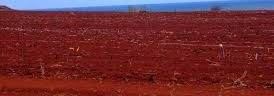
#> input picture crop_soil_img.jpg, 274 x 96 px, given as the content of the folder /content/drive/My Drive/IIITNR_PROJECT/dataset, which was not available
$ jupyter execute --allow-errors 'Copy of noiseReduction.ipynb'   (older library calls are emulated)
#> lines starting #> are read from the running program, lines starting #| are printed output that depends on the picture; after the words box and inside, x2 and y2 are one past the last pixel; in counts of white or black regions, pixels touching at a corner belong together; pictures that were not available may be replaced by others from this repository, and a replacement may not be noted
[cell 1]
import os
import skimage
from skimage import io, color ,feature

import numpy as np
import cv2
import re
from skimage.feature import graycomatrix, graycoprops

import pandas as pd

[cell 2]
from google.colab import drive
drive.mount("/content/drive")

[cell 3]
# -------------------- Utility function ------------------------
def normalize_label(str_):
    str_ = str_.replace(" ", "")
    str_ = str_.translate(str_.maketrans("","", "()"))
    str_ = str_.split("_")
    return ''.join(str_[:2])

def normalize_desc(folder, sub_folder):
    text = folder + " - " + sub_folder
    text = re.sub(r'\d+', '', text)
    text = text.replace(".", "")
    text = text.strip()
    return text

def print_progress(val, val_len, folder, sub_folder, filename, bar_size=10):
    progr = "#"*round((val)*bar_size/val_len) + " "*round((val_len - (val))*bar_size/val_len)
    if val == 0:
        print("", end = "\n")
    else:
        print("[%s] folder : %s/%s/ ----> file : %s" % (progr, folder, sub_folder, filename), end="\r")

[cell 4]
dataset_dir = "/content/drive/My Drive/IIITNR_PROJECT/dataset"
os.listdir(dataset_dir)

[cell 5]
import os
import cv2
import numpy as np
from skimage.metrics import peak_signal_noise_ratio, structural_similarity

# Initialize lists to store images, labels, and descriptions
imgs = []
labels = []
descs = []

# Function to normalize descriptions (assuming this function is defined elsewhere)
def normalize_desc(folder, sub_folder):
    # Your normalization logic here
    return f"{folder}_{sub_folder}"

# Function to print progress (assuming this function is defined elsewhere)
def print_progress(i, len_sub_folder, folder, sub_folder, filename):
    # Your progress printing logic here
    print(f"Processing {i+1}/{len_sub_folder+1}: {folder}/{sub_folder}/{filename}")

# Function to apply denoising techniques
def apply_denoising_technique(image, technique, params):
    if technique == 'nlm':
        return cv2.fastNlMeansDenoising(image, None, *params)
    elif technique == 'gaussian':
        return cv2.GaussianBlur(image, (params[0], params[0]), params[1])
    elif technique == 'median':
        return cv2.medianBlur(image, params[0])
    elif technique == 'bilateral':
        return cv2.bilateralFilter(image, params[0], params[1], params[2])

# Define the parameter ranges for each technique
parameter_ranges = {
    'nlm': [
        (5, 3, 15), (10, 3, 20), (15, 5, 25),
        (20, 7, 30), (25, 10, 35), (30, 15, 40)
    ],
    'gaussian': [
        (3, 1), (5, 1.5), (7, 2),
        (9, 2.5), (11, 3), (13, 3.5)
    ],
    'median': [
        (3,), (5,), (7,),
        (9,), (11,), (13,)
    ],
    'bilateral': [
        (5, 25, 25), (7, 50, 50), (9, 75, 75),
        (11, 100, 100), (13, 125, 125), (15, 150, 150)
    ]
}


# Initialize a dictionary to store results
results = {tech: {params: {'psnr': [], 'ssim': []} for params in param_list} for tech, param_list in parameter_ranges.items()}

# Iterate through the directory structure
for folder in os.listdir(dataset_dir):
    for sub_folder in os.listdir(os.path.join(dataset_dir, folder)):
        sub_folder_files = os.listdir(os.path.join(dataset_dir, folder, sub_folder))
        len_sub_folder = len(sub_folder_files) - 1

        # Process each image file
        for i, filename in enumerate(sub_folder_files):
            img = cv2.imread(os.path.join(dataset_dir, folder, sub_folder, filename))
#> img is the input picture: shape (96, 274, 3); mean B, G, R 49.4, 44.4, 111.1
            gray = cv2.cvtColor(img, cv2.COLOR_BGR2GRAY)
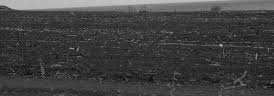
#> gray: shape (96, 274); min 12, max 204, mean 65

            # First thresholding
            _, binary1 = cv2.threshold(gray, 127, 255, cv2.THRESH_BINARY_INV)
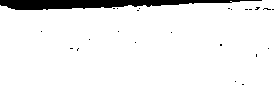
#> binary1: shape (96, 274); 93.8% white; 24 black regions (23 under 20 px)

            # Find contours
            contours, _ = cv2.findContours(binary1, cv2.RETR_EXTERNAL, cv2.CHAIN_APPROX_SIMPLE)
#> contours = 1 contour; box (x1, y1, x2, y2) and area: (0, 0, 274, 96) 24362

            # Get the largest contour (assuming it is the soil region)
            largest_contour = max(contours, key=cv2.contourArea)
#> largest_contour = contour of 71 points, box (x1, y1, x2, y2) (0, 0, 274, 96), area 24362

            # Get the bounding box of the largest contour
            x, y, w, h = cv2.boundingRect(largest_contour)
#> x = 0; y = 0; w = 274; h = 96

            # Crop the image using the bounding box
            cropped_image = gray[y:y+h, x:x+w]

            # Resize the cropped image
            resized = cv2.resize(cropped_image, (0, 0), fx=0.5, fy=0.5)
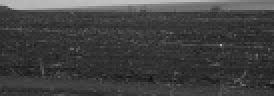
#> resized: shape (48, 137) (shown 2 times larger); min 15, max 195, mean 65.1

            # Ensure the resized image is suitable for SSIM calculation
            if min(resized.shape) < 7:
                continue

            # Evaluate each denoising technique with its parameters on the resized cropped image
            for technique, param_list in parameter_ranges.items():
                for params in param_list:
                    denoised = apply_denoising_technique(resized, technique, params)

                    # Calculate PSNR
                    psnr = peak_signal_noise_ratio(resized, denoised)

                    # Calculate SSIM with explicit win_size parameter
                    win_size = min(resized.shape) if min(resized.shape) % 2 != 0 else min(resized.shape) - 1
                    win_size = max(win_size, 1)
                    ssim = structural_similarity(resized, denoised, win_size=win_size)

                    # Store the PSNR and SSIM values
                    results[technique][params]['psnr'].append(psnr)
                    results[technique][params]['ssim'].append(ssim)

            imgs.append(denoised)
            labels.append(sub_folder)
            descs.append(normalize_desc(folder, sub_folder))

            # Print progress
            print_progress(i, len_sub_folder, folder, sub_folder, filename)

# Calculate the average PSNR and SSIM for each technique and parameter set
average_results = {}
for technique, param_dict in results.items():
    average_results[technique] = {}
    for params, metrics in param_dict.items():
        avg_psnr = np.mean(metrics['psnr'])
        avg_ssim = np.mean(metrics['ssim'])
        average_results[technique][params] = {'avg_psnr': avg_psnr, 'avg_ssim': avg_ssim}

# Print the table of average PSNR and SSIM values
print("Technique\tParameters\t\tAverage PSNR\tAverage SSIM")
for technique, param_dict in average_results.items():
    for params, metrics in param_dict.items():
        print(f"{technique}\t{params}\t{metrics['avg_psnr']:.4f}\t{metrics['avg_ssim']:.4f}")

# Find the best technique and parameters based on average PSNR and SSIM
best_technique = None
best_params = None
best_avg_psnr = -np.inf
best_avg_ssim = -np.inf

for technique, param_dict in average_results.items():
    for params, metrics in param_dict.items():
        if metrics['avg_psnr'] > best_avg_psnr and metrics['avg_ssim'] > best_avg_ssim:
            best_technique = technique
            best_params = params
            best_avg_psnr = metrics['avg_psnr']
            best_avg_ssim = metrics['avg_ssim']

# Output the best technique and parameters
print(f"\nBest Denoising Method: {best_technique}")
print(f"Best Parameters: {best_params}")
print

[cell 6]
len(imgs)
#> Out = 1

[cell 7]
import matplotlib.pyplot as plt

# Function to display images
def display_images(imgs, labels, num_images=10):
#> called with num_images = 10
    plt.figure(figsize=(10, 10))
    for i in range(min(num_images, len(imgs))):
        plt.subplot(1, num_images, i + 1)
        plt.imshow(imgs[i], cmap='gray')
        plt.title(labels[i])
        plt.axis('off')
#> this loop made 1 pass
    plt.show()
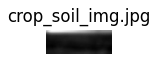
#> figure drawn by matplotlib, 1 panel

# Call the function to display images
display_images(imgs, labels)

[cell 8]
# ----------------- calculate greycomatrix() & greycoprops() for angle 0, 45, 90, 135 ----------------------------------
def calc_glcm_all_agls(img, label, props, dists=[5], agls=[0, np.pi/4, np.pi/2, 3*np.pi/4], lvl=256, sym=True, norm=True):

    glcm = graycomatrix(img,
                        distances=dists,
                        angles=agls,
                        levels=lvl,
                        symmetric=sym,
                        normed=norm)
    feature = []
    glcm_props = [propery for name in props for propery in graycoprops(glcm, name)[0]]
    for item in glcm_props:
            feature.append(item)
    feature.append(label)

    return feature

[cell 9]
# ----------------- call calc_glcm_all_agls() for all properties ----------------------------------
properties = ['dissimilarity', 'correlation', 'homogeneity', 'contrast', 'ASM', 'energy']

glcm_all_agls = []
for img, label in zip(imgs, labels):
    glcm_all_agls.append(
            calc_glcm_all_agls(img,
                                label,
                                props=properties)
                            )
#> this loop made 1 pass
#> after the loop, glcm_all_agls = 1 item

columns = []
angles = ['0', '45', '90','135']
for name in properties :
    for ang in angles:
        columns.append(name + "_" + ang)

columns.append("label")

[cell 10]
# Create the pandas DataFrame for GLCM features data
glcm_df = pd.DataFrame(glcm_all_agls,
                      columns = columns)
#> glcm_df = table of 1 rows and 25 columns

[cell 11]
#knowing dataset
type(glcm_df)
len(glcm_df)
glcm_df.shape
#> Out = (1, 25)

#> (a cell that did not finish here is left out)

[cell 13]
glcm_df['label'].unique()

[cell 14]
glcm_df.head(20)
#> Out = table of 1 rows and 25 columns

[cell 15]
import matplotlib.pyplot as plt
#important libraries and import
from sklearn.model_selection import train_test_split
from sklearn.svm import SVC
from sklearn.metrics import accuracy_score
from sklearn.svm import SVC
from sklearn.metrics import confusion_matrix, classification_report
from sklearn.preprocessing import LabelEncoder, StandardScaler

[cell 16]
# Extract features (X) and labels (y) from the DataFrame
X = glcm_df.drop(columns=['label'])  # Features
#> X = table of 1 rows and 24 columns
y = glcm_df['label']  # Labels
